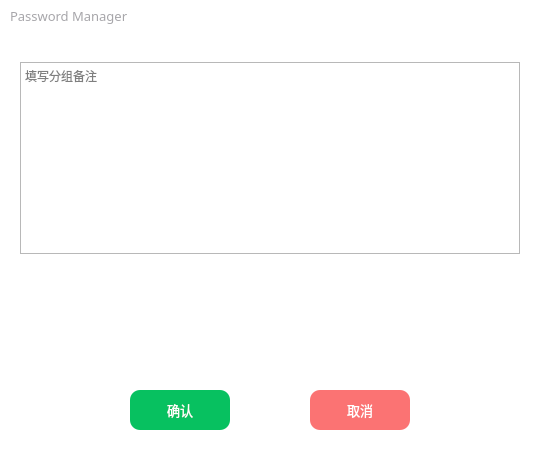
<?xml version="1.0" encoding="UTF-8"?>
<ui version="4.0">
 <class>GroupDialog</class>
 <widget class="QWidget" name="GroupDialog">
  <property name="geometry">
   <rect>
    <x>0</x>
    <y>0</y>
    <width>540</width>
    <height>450</height>
   </rect>
  </property>
  <property name="minimumSize">
   <size>
    <width>540</width>
    <height>450</height>
   </size>
  </property>
  <property name="maximumSize">
   <size>
    <width>540</width>
    <height>450</height>
   </size>
  </property>
  <property name="windowTitle">
   <string>Form</string>
  </property>
  <layout class="QGridLayout" name="dialogGridLayout">
   <property name="leftMargin">
    <number>0</number>
   </property>
   <property name="topMargin">
    <number>0</number>
   </property>
   <property name="rightMargin">
    <number>0</number>
   </property>
   <property name="bottomMargin">
    <number>0</number>
   </property>
   <property name="spacing">
    <number>0</number>
   </property>
   <item row="0" column="0">
    <widget class="QWidget" name="mainWidget" native="true">
     <property name="styleSheet">
      <string notr="true">QWidget#mainWidget{background:white;}</string>
     </property>
     <layout class="QGridLayout" name="mainWidgetGridLayout">
      <property name="leftMargin">
       <number>0</number>
      </property>
      <property name="topMargin">
       <number>0</number>
      </property>
      <property name="rightMargin">
       <number>0</number>
      </property>
      <property name="bottomMargin">
       <number>10</number>
      </property>
      <property name="spacing">
       <number>0</number>
      </property>
      <item row="3" column="0" colspan="2">
       <widget class="QWidget" name="centerWidget" native="true">
        <layout class="QGridLayout" name="centerWidgetGridLayout">
         <property name="leftMargin">
          <number>20</number>
         </property>
         <property name="topMargin">
          <number>10</number>
         </property>
         <property name="rightMargin">
          <number>20</number>
         </property>
         <property name="bottomMargin">
          <number>10</number>
         </property>
         <property name="spacing">
          <number>0</number>
         </property>
         <item row="0" column="0">
          <layout class="QVBoxLayout" name="centerLeftLayout">
           <property name="spacing">
            <number>20</number>
           </property>
           <item>
            <layout class="QVBoxLayout" name="infoLayout"/>
           </item>
           <item>
            <widget class="QTextEdit" name="describe">
             <property name="maximumSize">
              <size>
               <width>16777215</width>
               <height>16777215</height>
              </size>
             </property>
             <property name="font">
              <font>
               <family>黑体</family>
              </font>
             </property>
             <property name="placeholderText">
              <string>填写分组备注</string>
             </property>
            </widget>
           </item>
           <item>
            <spacer name="verticalSpacer_3">
             <property name="orientation">
              <enum>Qt::Vertical</enum>
             </property>
             <property name="sizeHint" stdset="0">
              <size>
               <width>20</width>
               <height>40</height>
              </size>
             </property>
            </spacer>
           </item>
          </layout>
         </item>
        </layout>
       </widget>
      </item>
      <item row="1" column="0" colspan="2">
       <widget class="QWidget" name="titleBarWidget" native="true">
        <property name="minimumSize">
         <size>
          <width>0</width>
          <height>32</height>
         </size>
        </property>
        <property name="maximumSize">
         <size>
          <width>16777215</width>
          <height>32</height>
         </size>
        </property>
        <property name="layoutDirection">
         <enum>Qt::LeftToRight</enum>
        </property>
        <layout class="QGridLayout" name="titleBarWidgetGridLayout">
         <property name="leftMargin">
          <number>0</number>
         </property>
         <property name="topMargin">
          <number>0</number>
         </property>
         <property name="rightMargin">
          <number>0</number>
         </property>
         <property name="bottomMargin">
          <number>0</number>
         </property>
         <property name="spacing">
          <number>0</number>
         </property>
         <item row="0" column="0">
          <layout class="QHBoxLayout" name="titleBarLayout">
           <property name="spacing">
            <number>0</number>
           </property>
           <property name="sizeConstraint">
            <enum>QLayout::SetMaximumSize</enum>
           </property>
           <property name="leftMargin">
            <number>10</number>
           </property>
           <item>
            <widget class="QLabel" name="dialogTitleLabel">
             <property name="font">
              <font>
               <family>黑体</family>
               <pointsize>10</pointsize>
              </font>
             </property>
             <property name="styleSheet">
              <string notr="true">color: rgb(167, 166, 170);</string>
             </property>
             <property name="text">
              <string>Password Manager</string>
             </property>
            </widget>
           </item>
           <item>
            <spacer name="titleBarLayoutHSpacer">
             <property name="orientation">
              <enum>Qt::Horizontal</enum>
             </property>
             <property name="sizeHint" stdset="0">
              <size>
               <width>40</width>
               <height>30</height>
              </size>
             </property>
            </spacer>
           </item>
           <item>
            <widget class="QPushButton" name="minimizeButton">
             <property name="minimumSize">
              <size>
               <width>31</width>
               <height>31</height>
              </size>
             </property>
             <property name="maximumSize">
              <size>
               <width>31</width>
               <height>31</height>
              </size>
             </property>
             <property name="cursor">
              <cursorShape>PointingHandCursor</cursorShape>
             </property>
             <property name="toolTip">
              <string>最小化</string>
             </property>
             <property name="styleSheet">
              <string notr="true">QPushButton{border:0px;
background:transparent;}
QPushButton:hover{border:0px;
background:transparent;background-color:#e2e2e2;}</string>
             </property>
             <property name="text">
              <string/>
             </property>
             <property name="icon">
              <iconset resource="../../qrc/custom/custom.qrc">
               <normaloff>:/custom/icons/minimize.png</normaloff>:/custom/icons/minimize.png</iconset>
             </property>
            </widget>
           </item>
           <item>
            <widget class="QPushButton" name="closeButton">
             <property name="minimumSize">
              <size>
               <width>31</width>
               <height>31</height>
              </size>
             </property>
             <property name="maximumSize">
              <size>
               <width>31</width>
               <height>31</height>
              </size>
             </property>
             <property name="font">
              <font>
               <family>Microsoft YaHei UI</family>
               <stylestrategy>PreferAntialias</stylestrategy>
              </font>
             </property>
             <property name="cursor">
              <cursorShape>PointingHandCursor</cursorShape>
             </property>
             <property name="toolTip">
              <string>关闭</string>
             </property>
             <property name="styleSheet">
              <string notr="true">QPushButton{border:0px;
background:transparent;}
QPushButton:hover{border:0px;
background:transparent;background-color:#fb7373;}</string>
             </property>
             <property name="text">
              <string/>
             </property>
             <property name="icon">
              <iconset resource="../../qrc/custom/custom.qrc">
               <normaloff>:/custom/icons/close.png</normaloff>:/custom/icons/close.png</iconset>
             </property>
            </widget>
           </item>
          </layout>
         </item>
        </layout>
       </widget>
      </item>
      <item row="2" column="0">
       <spacer name="verticalSpacer_2">
        <property name="orientation">
         <enum>Qt::Vertical</enum>
        </property>
        <property name="sizeType">
         <enum>QSizePolicy::Fixed</enum>
        </property>
        <property name="sizeHint" stdset="0">
         <size>
          <width>20</width>
          <height>20</height>
         </size>
        </property>
       </spacer>
      </item>
      <item row="5" column="0" colspan="2">
       <widget class="QWidget" name="bottomWidget" native="true">
        <property name="styleSheet">
         <string notr="true">QWidget#bottomWidget{background:white;}</string>
        </property>
        <layout class="QGridLayout" name="bottomWidgetGridLayout">
         <property name="leftMargin">
          <number>0</number>
         </property>
         <property name="topMargin">
          <number>0</number>
         </property>
         <property name="rightMargin">
          <number>0</number>
         </property>
         <property name="bottomMargin">
          <number>10</number>
         </property>
         <property name="spacing">
          <number>0</number>
         </property>
         <item row="0" column="0">
          <layout class="QHBoxLayout" name="bottomLayout">
           <item>
            <spacer name="bottomLayoutSpacerL">
             <property name="orientation">
              <enum>Qt::Horizontal</enum>
             </property>
             <property name="sizeHint" stdset="0">
              <size>
               <width>40</width>
               <height>20</height>
              </size>
             </property>
            </spacer>
           </item>
           <item>
            <layout class="QVBoxLayout" name="confirmLayout">
             <item>
              <layout class="QHBoxLayout" name="confirmButtonLayout">
               <item>
                <widget class="QPushButton" name="confirm">
                 <property name="minimumSize">
                  <size>
                   <width>100</width>
                   <height>40</height>
                  </size>
                 </property>
                 <property name="font">
                  <font>
                   <family>Microsoft YaHei UI</family>
                   <pointsize>10</pointsize>
                   <italic>false</italic>
                   <bold>false</bold>
                  </font>
                 </property>
                 <property name="cursor">
                  <cursorShape>PointingHandCursor</cursorShape>
                 </property>
                 <property name="styleSheet">
                  <string notr="true">QPushButton{border-radius:10px;font:10pt &quot;Microsoft YaHei UI&quot; ;color:#ffffff;background:#07c160}
QPushButton:hover{background-color: rgb(56, 205, 127);}</string>
                 </property>
                 <property name="text">
                  <string>确认</string>
                 </property>
                </widget>
               </item>
               <item>
                <spacer name="horizontalSpacer_3">
                 <property name="orientation">
                  <enum>Qt::Horizontal</enum>
                 </property>
                 <property name="sizeHint" stdset="0">
                  <size>
                   <width>40</width>
                   <height>20</height>
                  </size>
                 </property>
                </spacer>
               </item>
               <item>
                <spacer name="horizontalSpacer_5">
                 <property name="orientation">
                  <enum>Qt::Horizontal</enum>
                 </property>
                 <property name="sizeHint" stdset="0">
                  <size>
                   <width>40</width>
                   <height>20</height>
                  </size>
                 </property>
                </spacer>
               </item>
               <item>
                <widget class="QPushButton" name="cancel">
                 <property name="minimumSize">
                  <size>
                   <width>100</width>
                   <height>40</height>
                  </size>
                 </property>
                 <property name="font">
                  <font>
                   <family>Microsoft YaHei UI</family>
                   <pointsize>10</pointsize>
                   <italic>false</italic>
                   <bold>false</bold>
                  </font>
                 </property>
                 <property name="cursor">
                  <cursorShape>PointingHandCursor</cursorShape>
                 </property>
                 <property name="styleSheet">
                  <string notr="true">QPushButton{border-radius:10px;font:10pt &quot;Microsoft YaHei UI&quot; ;color:#ffffff;background:#fb7373}
QPushButton:hover{background-color: rgba(251, 115, 115,80%);}</string>
                 </property>
                 <property name="text">
                  <string>取消</string>
                 </property>
                </widget>
               </item>
              </layout>
             </item>
            </layout>
           </item>
           <item>
            <spacer name="bottomLayoutSpacerR">
             <property name="orientation">
              <enum>Qt::Horizontal</enum>
             </property>
             <property name="sizeHint" stdset="0">
              <size>
               <width>40</width>
               <height>20</height>
              </size>
             </property>
            </spacer>
           </item>
          </layout>
         </item>
        </layout>
       </widget>
      </item>
      <item row="4" column="1">
       <spacer name="verticalSpacer">
        <property name="orientation">
         <enum>Qt::Vertical</enum>
        </property>
        <property name="sizeType">
         <enum>QSizePolicy::Fixed</enum>
        </property>
        <property name="sizeHint" stdset="0">
         <size>
          <width>20</width>
          <height>20</height>
         </size>
        </property>
       </spacer>
      </item>
     </layout>
    </widget>
   </item>
  </layout>
 </widget>
 <resources>
  <include location="../../qrc/custom/custom.qrc"/>
 </resources>
 <connections/>
</ui>
